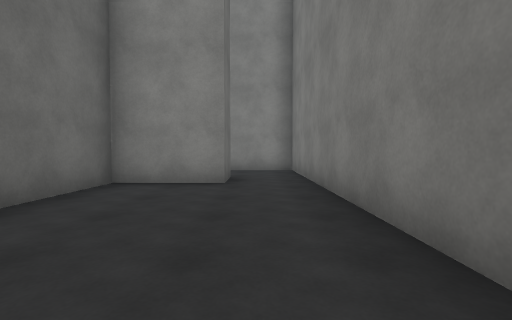
[1] (above)

20 first-person views from a walk through a scene from a Unity 3-D project. The camera is 1.2 m above the floor, tilts 2° down and sees 85° across. The floor is counted in squares, 2 m on a side. Each view is taken from the middle of a square. On the plan, view 1 faces up. The plan holds only what a view shows up to about 9 squares ahead; the rest is blank. The place goes on beyond the plan. The player character is not drawn. Surface patterns are stand-ins for the level's own textures.

[2]
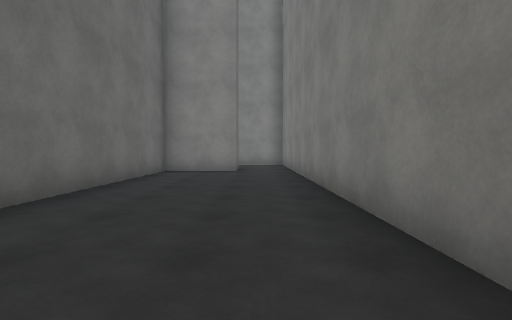

[3]
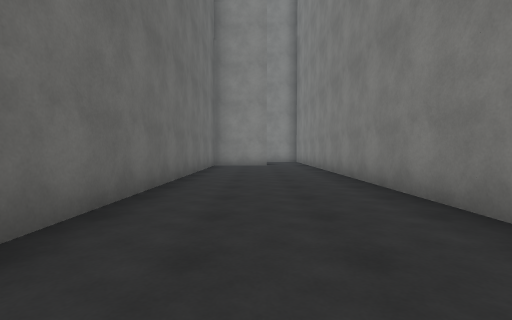

[4]
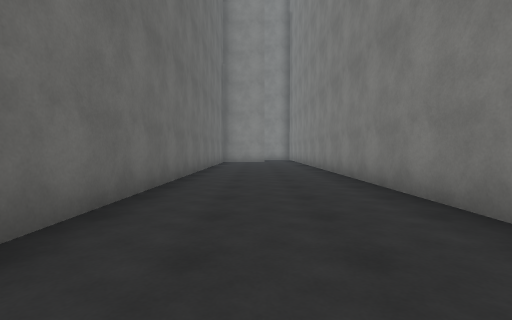

[5]
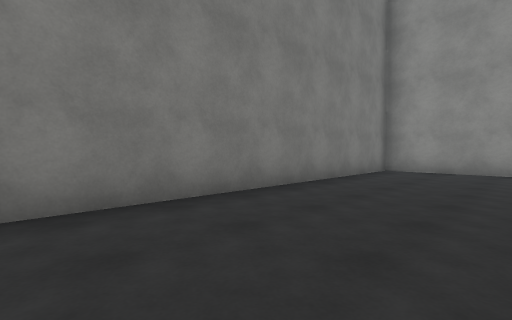

[6]
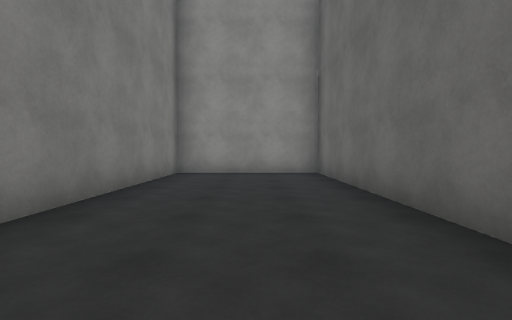

[7]
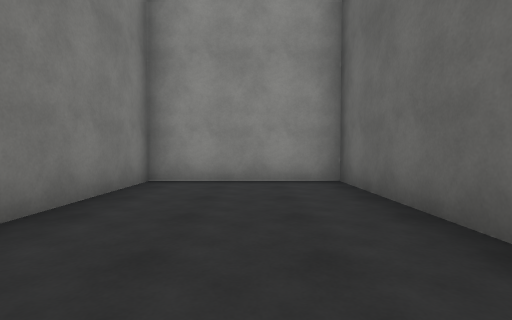

[8]
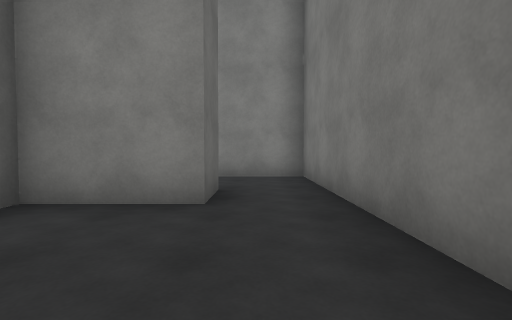

[9]
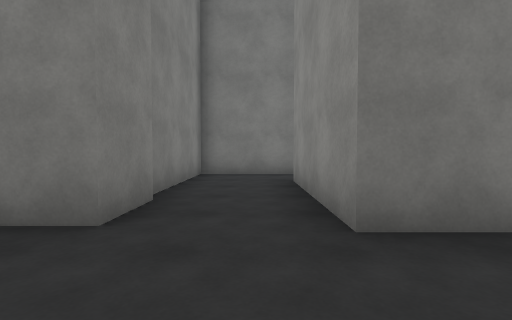

[10]
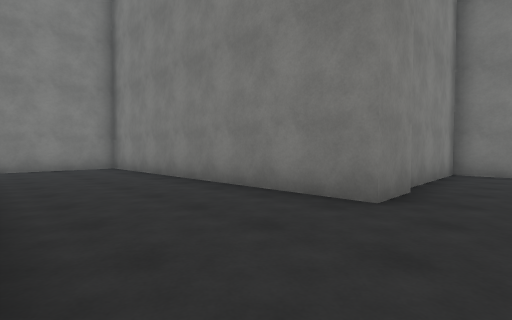

[11]
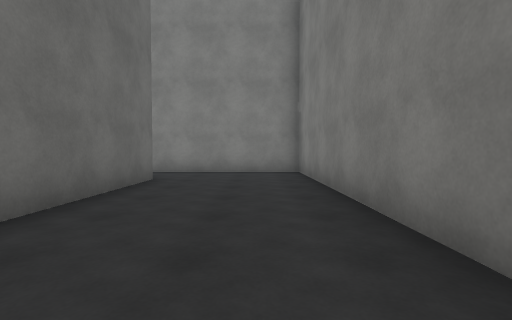

[12]
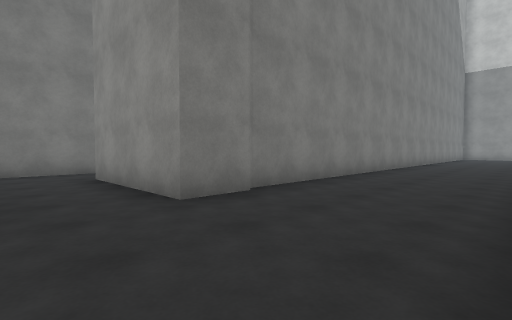

[13]
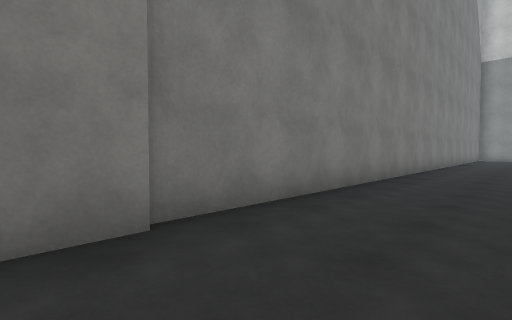

[14]
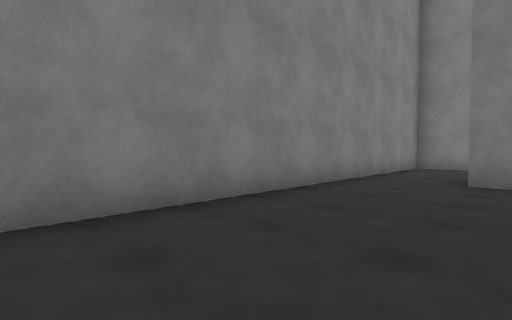

[15]
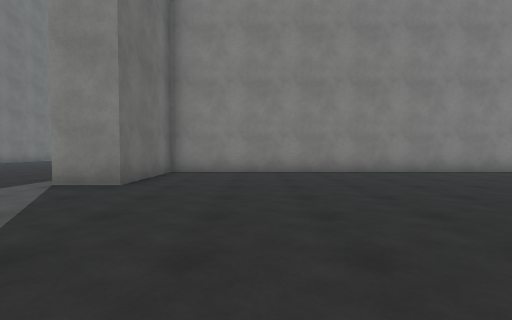

[16]
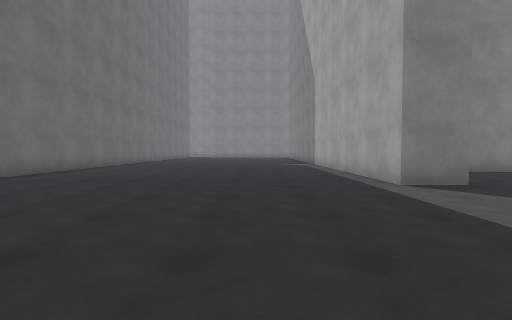

[17]
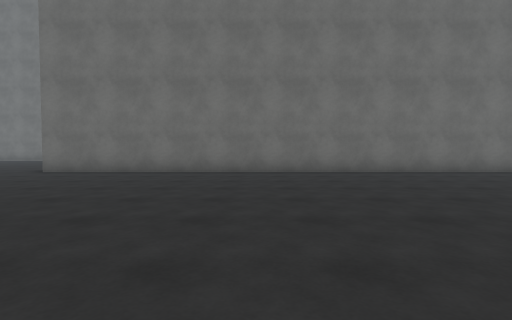

[18]
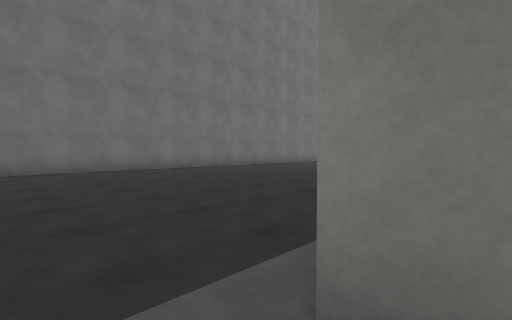

[19]
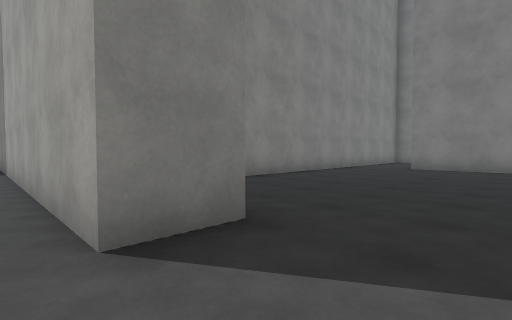

[20]
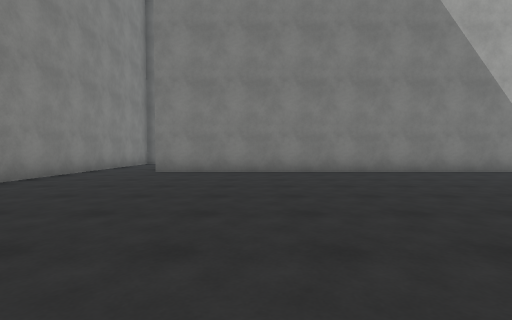

### Floor plan
Points are (right, up) in squares from view 1. A wall is a line through its corners. A room is listed if a view was taken in it or the views show most of it. See-through windows are left out.
Room 1 (views 1, 2, 3, 4, 5, 6, 7, 8)
walls: (-0.6, 6.3) (-0.6, 5.1) (-2.6, 5.1) (-2.6, -13.4) (1.1, -13.4) (1.1, 6.4)
ways out: opening at (0, 5.5) to room 2
Room 2 (views 9, 10, 11, 12, 13)
walls: (-3.8, -4.6) (-3.8, 5.1); (-4, 5) (-4, 6.3) (-0.6, 6.3); (-3.8, 8.1) (-3.8, 16.7) (-8.6, 16.7); (1.1, 6.4) (1.1, 8.4) (-3.9, 8.4); (-7.1, 14.9) (-7.1, 11.2)
ways out: opening at (0, 5.5) to room 1; opening at (-8, 15.5) to room 3
Room 3 (views 14, 15, 16, 17, 18, 19, 20)
walls: (-8.3, 4.9) (-8.3, 14.9); (-25.6, 18) (-25.6, 5.1); (-8.6, 16.7) (-16.3, 16.7) (-16.3, 13.8) (-17.5, 13.8) (-17.5, 18.5)
ways out: opening at (-8, 15.5) to room 2

Where each view was taken, in squares from view 1:
view 1: 0 up, 0 right, facing up
view 2: 3 down, 0 right, facing up
view 3: 6 down, 1 left, facing up
view 4: 9 down, 1 left, facing up
view 5: 5 down, 2 left, facing down-right
view 6: 6 down, 1 left, facing down
view 7: 8 down, 1 left, facing down
view 8: 2 up, 0 right, facing up
view 9: 7 up, 6 left, facing right
view 10: 7 up, 7 left, facing up-right
view 11: 9 up, 5 left, facing up
view 12: 8 up, 7 left, facing down-right
view 13: 6 up, 6 left, facing down-right
view 14: 14 up, 14 left, facing up-right
view 15: 9 up, 14 left, facing up
view 16: 9 up, 20 left, facing up
view 17: 11 up, 18 left, facing left
view 18: 13 up, 17 left, facing up-left
view 19: 12 up, 18 left, facing up-right
view 20: 12 up, 16 left, facing right
